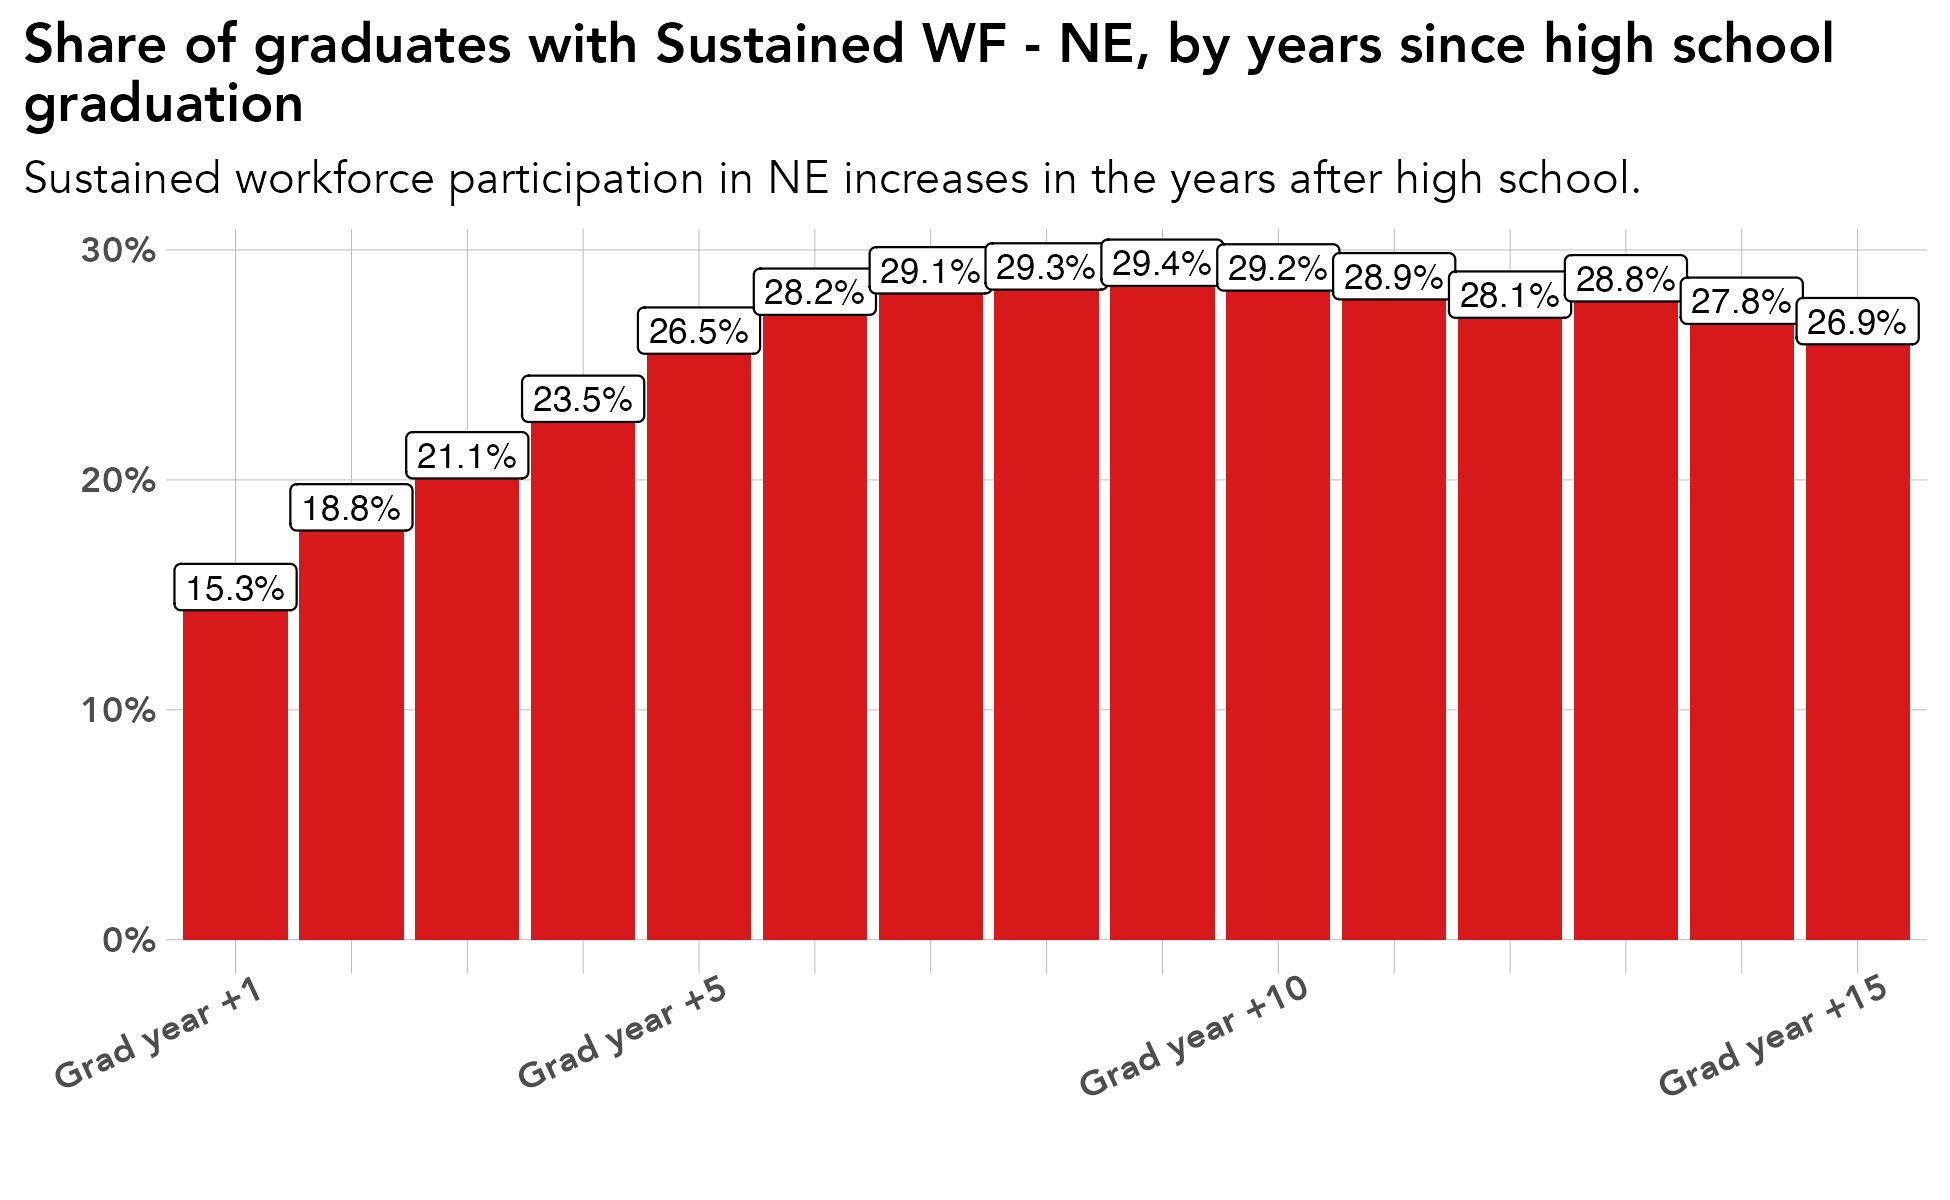

Source code (R):
# library -----------------------------------------------------------------
library(tidyverse)
library(sf)
library(ggrepel)
library(scales)
library(ggiraph)
library(rmapshaper)
library(cowplot)
library(RColorBrewer)
library(readxl)
library(lubridate)
library(readxl)
library(systemfonts)
reset_font_cache()
library(ggtext)
library(janitor)
library(cowplot)


rm(list = ls())

# themes ------------------------------------------------------------------
theme_bar <- theme_bw() +
  theme(panel.grid.major = element_line(color = "grey70", size = 0.1),
        panel.grid.minor = element_blank(),
        axis.ticks = element_blank(),
        axis.text = element_text(face = "bold"),
        panel.border = element_blank(),
        legend.background = element_rect(fill = "transparent", color = "transparent"),
        legend.key = element_rect(fill = "transparent"),
        legend.key.size = unit(1, "lines"),
        legend.margin = margin(0,0,0,0),
        legend.title = element_blank(),
        legend.text = element_text(margin = margin(l = 2)),
        text = element_text(family = "Avenir") ,
        plot.title.position = "plot",
        plot.title = element_text(face = "bold"))

theme_line <- theme_bw() +
  theme(legend.background = element_rect(fill = "transparent", color = "transparent"),
        legend.key = element_rect(fill = "transparent"),
        legend.text = element_text(margin = margin(l = 2)),
        panel.grid.minor = element_blank(),
        panel.grid.major = element_line(color = "grey70", size = 0.1),
        axis.ticks = element_blank(),
        axis.text = element_text(face = "bold"),
        panel.border = element_blank(),
        legend.margin = margin(0,0,0,0),
        legend.key.size = unit(1, "lines"),
        text = element_text(family = "Avenir") ,
        plot.title.position = "plot",
        plot.title = element_text(face = "bold"))


theme_sf <- theme_bw() +
  theme(axis.text.x=element_blank(),
        axis.text.y=element_blank(),
        axis.ticks=element_blank(),
        panel.background = element_blank(),
        panel.grid.major = element_line(color = "white"),
        panel.border = element_blank(),
        legend.title = element_blank(),
        legend.text = element_text(margin = margin(l = 2)),
        legend.margin = margin(0,0,0,0),
        legend.key.size = unit(1, "lines"),
        text = element_text(family = "Avenir") ,
        plot.title.position = "plot",
        plot.title = element_text(face = "bold"))

regions <- read_csv("/Users/kellyasche/Library/CloudStorage/GoogleDrive-kasche@ruralmn.org/My Drive/Data Prep/R Projects/Join docs/county_regions.csv") %>%
  select(5,6) %>%
  unique() %>%
  mutate(edr = str_replace(edr, "  ", " "),
         planning.region = str_replace(planning.region, " Minnesota", ""),
         planning.region = fct_relevel(planning.region, "Northwest", "Northeast", "Central", "Seven County Mpls-St Paul", "Southwest", "Southeast"),
         edr = fct_relevel(edr, "EDR 1 - Northwest", "EDR 2 - Headwaters", "EDR 3 - Arrowhead", "EDR 4 - West Central", "EDR 5 - North Central", "EDR 6E- Southwest Central", "EDR 6W- Upper Minnesota Valley", "EDR 7E- East Central", "EDR 7W- Central", "EDR 8 - Southwest", "EDR 9 - South Central", "EDR 10 - Southeast", "EDR 11 - 7 County Twin Cities", "Minnesota"))

counties.regions <- read_csv("/Users/kellyasche/Library/CloudStorage/GoogleDrive-kasche@ruralmn.org/My Drive/Data Prep/R Projects/Join docs/county_regions.csv") %>%
  mutate(countyfp = formatC(countyfp, width = 3, flag = "0"),
         Name = str_to_title(Name),
         Name = str_replace(Name, "Q", "q"),
         Name = str_replace(Name, "Of The", "of the"),
         Name = str_replace(Name, "Mcleod", "McLeod"),
         Dem_Desc = ifelse(Name == "Minnesota", "Minnesota", Dem_Desc) ,
         edr = str_replace(edr, "  ", " "),
         planning.region = str_replace(planning.region, " Minnesota", ""),
         planning.region = fct_relevel(planning.region, "Northwest", "Northeast", "Central", "Seven County Mpls-St Paul", "Southwest", "Southeast"),
         edr = fct_relevel(edr, "EDR 1 - Northwest", "EDR 2 - Headwaters", "EDR 3 - Arrowhead", "EDR 4 - West Central", "EDR 5 - North Central", "EDR 6E- Southwest Central", "EDR 6W- Upper Minnesota Valley", "EDR 7E- East Central", "EDR 7W- Central", "EDR 8 - Southwest", "EDR 9 - South Central", "EDR 10 - Southeast", "EDR 11 - 7 County Twin Cities", "Minnesota"))

color.ruca <- c("Entirely rural" = "#009933", "Town/rural mix" = "#99CC33", "Urban/town/rural mix" = "#CC9966", "Entirely urban" = "#754C29", "Minnesota" = "black")

color.pr <- c("Northwest" = "#4575b4","Northeast" = "grey", "Central" = "#fee090", "Seven County Mpls-St Paul" = "#d73027", "Southwest" = "#91bfdb", "Southeast" = "#fc8d59", "Minnesota" = "black")

color.edr <- c("EDR 1 - Northwest" = "#b3cde3", "EDR 2 - Headwaters" = "#8c96c6", "EDR 3 - Arrowhead" = "#fe9929", "EDR 4 - West Central" = "#8856a7", "EDR 5 - North Central" = "#810f7c", "EDR 6E- Southwest Central" = "#e5f5f9", "EDR 6W- Upper Minnesota Valley" = "#bdc9e1", "EDR 7E- East Central" = "#99d8c9", "EDR 7W- Central" = "#2ca25f", "EDR 8 - Southwest" = "#74a9cf", "EDR 9 - South Central" = "#0570b0", "EDR 10 - Southeast" = "#d7301f", "EDR 11 - 7 County Twin Cities" = "#d8b365", "Minnesota" = "black")

color.pr.edr <- c ("Northwest" = "#4575b4","Northeast" = "#e0f3f8", "Central" = "#fee090", "Seven County Mpls-St Paul" = "#d73027", "Southwest" = "#91bfdb", "Southeast" = "#fc8d59", "Minnesota" = "black", "EDR 1 - Northwest" = "#b3cde3", "EDR 2 - Headwaters" = "#8c96c6", "EDR 3 - Arrowhead" = "#fe9929", "EDR 4 - West Central" = "#8856a7", "EDR 5 - North Central" = "#810f7c", "EDR 6E- Southwest Central" = "#e5f5f9", "EDR 6W- Upper Minnesota Valley" = "#bdc9e1", "EDR 7E- East Central" = "#99d8c9", "EDR 7W- Central" = "#2ca25f", "EDR 8 - Southwest" = "#74a9cf", "EDR 9 - South Central" = "#0570b0", "EDR 10 - Southeast" = "#d7301f", "EDR 11 - 7 County Twin Cities" = "#d8b365")

color.six <- c("#009933", "#4575b4", "grey", "#fee090", "#fc8d59", "#d73027")

mn_counties <- st_read("/Users/kellyasche/Library/CloudStorage/GoogleDrive-kasche@ruralmn.org/My Drive/Data Prep/R Projects/Shapefiles/County shapefiles/MNCounties_MNDOT.shp", quiet = TRUE) %>%
  ms_simplify(keep = .01, keep_shapes = TRUE) %>%
  rename("countyfp" = "FIPS_CODE")

counties.regions.1 <- counties.regions %>%
  mutate(statefp = "27",
         project.pr = ifelse(edr %in% c("EDR 1 - Northwest", "EDR 2 - Headwaters", "EDR 4 - West Central"), "Northwest",
                             ifelse(edr == "EDR 3 - Arrowhead", "Northeast",
                                    ifelse(edr %in% c("EDR 5 - North Central", "EDR 7E- East Central", "EDR 7W- Central"), "Central",
                                           ifelse(edr %in% c("EDR 6E- Southwest Central", "EDR 6W- Upper Minnesota Valley", "EDR 8 - Southwest"), "Southwest",
                                                  ifelse(edr %in% c("EDR 9 - South Central", "EDR 10 - Southeast"), "Southern", as.character(planning.region)))))),
         project.pr = fct_relevel(project.pr, "Northwest", "Northeast", "Central", "Seven County Mpls-St Paul", "Southwest", "Southern"))

# Prep data ---------------------------------------------------------------

original <- read_csv("Data/SLEDS/Masters/States/annual-seven-states.csv") 

names(original)

original$states

data <- original %>%
  select(PersonID, grad.year, states) %>%
  filter(states != "After 2023") %>%
  mutate(grad.year = fct_relevel(grad.year, "grad.year.0", "grad.year.1", "grad.year.2", "grad.year.3", "grad.year.4", "grad.year.5", "grad.year.6", "grad.year.7", "grad.year.8", "grad.year.9", "grad.year.10", "grad.year.11", "grad.year.12", "grad.year.13", "grad.year.14", "grad.year.15"),
         states = ifelse(states %in% c("Meaningful emp EDR", "Meaningful emp County"), "Sustained WF - NE", states),
         states = str_replace(states, "Not meaningful, not attending ps", "Non-sustained WF"),
         states = str_replace(states, "Meaningful emp MN", "Sustained WF - MN"),
         states = str_replace(states, "No MN emp record, not attending ps", "No MN emp record"),
         states = fct_relevel(states, "Sustained WF - NE", "Sustained WF - MN", "Non-sustained WF", "No MN emp record", "Attending ps")) %>%
  group_by(grad.year, states) %>%
  summarize(n = n()) %>%
  ungroup() %>%
  group_by(grad.year) %>%
  mutate(pct = n / sum(n)) %>%
  ungroup() %>%
  group_by(states) %>%
  mutate(alpha = ifelse(states == "Meaningful WF - NE", 1, .6)) %>%
  ungroup() %>%
  filter(grad.year != "grad.year.0") %>%
  mutate(year.after.hs = str_sub(grad.year, -2, -1),
         year.after.hs = str_replace(year.after.hs, "\\.", ""),
         year.after.hs = as.integer(year.after.hs),
         year.after.hs = paste("grad.year +", year.after.hs, sep = ""),
         year.after.hs = fct_relevel(year.after.hs, "grad.year +1", "grad.year +2", "grad.year +3", "grad.year +4", "grad.year +5", "grad.year +6", "grad.year +7", "grad.year +8", "grad.year +9", "grad.year +10", "grad.year +11", "grad.year +12", "grad.year +13", "grad.year +14", "grad.year +15", ))
  
names(data)
levels(data$states)

# Create chart ------------------------------------------------------------------
custom.x.axis.labels = c("Grad year +1", "", "", "", "Grad year +5", "", "", "", "", "Grad year +10", "", "", "", "", "Grad year +15")

ggplot(data = filter(data, states == "Sustained WF - NE"), aes(year.after.hs, pct)) +
  geom_col(position = "dodge", fill = "#d7191c") +
  geom_label(aes(label = percent(pct, accuracy = .1)), show.legend = FALSE, position = position_dodge(width = .9), size = 3) +
  labs(x="", 
       y = "",
       title = "Share of graduates with Sustained WF - NE, by years since high school\ngraduation",
       subtitle = "Sustained workforce participation in NE increases in the years after high school.")+
  ylim(c(0, .33)) +
  scale_y_continuous(labels=scales::percent) +
  scale_x_discrete(labels = custom.x.axis.labels) +
  theme_bar+
  theme(legend.position = "none",
        axis.text.x = element_text(angle = 25, hjust = .9))

ggsave(filename = "Charts/Paper report/pct-meaningful-wf-ne.pdf", device = cairo_pdf, dpi = "print", width = 6.5, height = 4)

ggsave(filename = "Charts/Paper report/pct-meaningful-wf-ne.png", dpi = "print", width = 6.5, height = 4)
  
